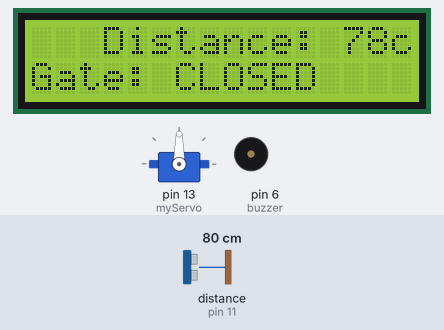
A sketch run on a simulated Arduino Uno, built with avr-gcc and run on an emulated ATmega328P. Parts: servo, 16×2 character LCD, buzzer (waves = sounding). Wiring (inferred from the names in the program): ultrasonic range finder: trigger pin 12; echo pin 11. The test bench sets the inputs (shaded band); at power-on: distance to the obstacle (sensor on pin 11) 80 cm. The echo pulse lasts 58.3 µs per cm; what the sketch prints to the serial monitor is not drawn.

Above: at 1.2 s.
1.3 s: distance to the obstacle (sensor on pin 11) set to 30 cm
At 2.5 s:
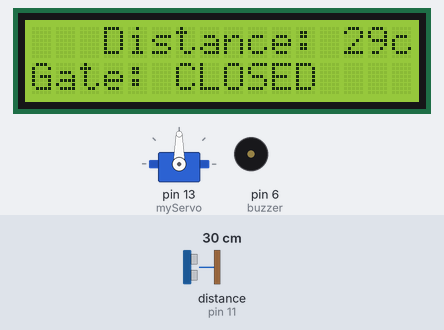
2.8 s: distance to the obstacle (sensor on pin 11) set to 24 cm
At 3.6 s:
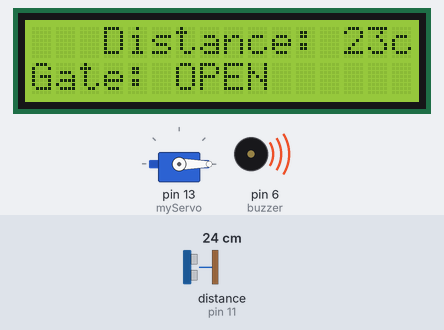
4.4 s: distance to the obstacle (sensor on pin 11) set to 2 cm
At 5.2 s:
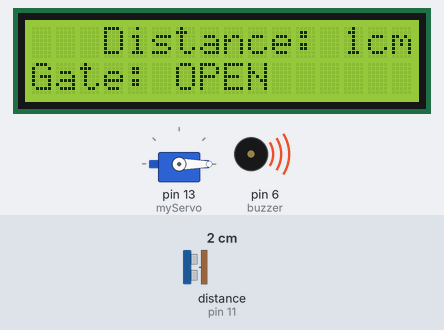
Timing chart, 0 to 7.4 s (numbered marks = the images above; inputs shaded):
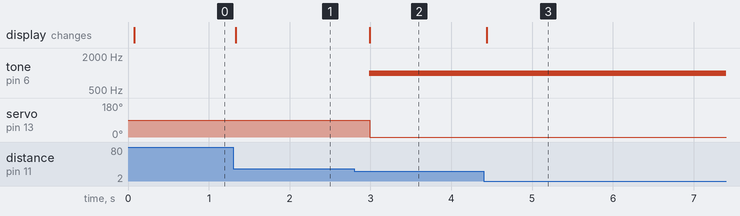

The sketch:

code.ino
```cpp
// C++ code
//
#include <Servo.h>
#include <LiquidCrystal.h>

#define echoPin 11
#define trigPin 12

Servo myServo;
int buzzer = 6;

long duration;
int distance;

LiquidCrystal lcd(10,9,2,3,4,5);

void setup()
{
  Serial.begin(9600);

  pinMode(buzzer, OUTPUT);
  pinMode(echoPin, INPUT);
  pinMode(trigPin, OUTPUT);

  myServo.attach(13);
  myServo.write(90);

  lcd.begin(16, 2);
  lcd.home();

}

void loop()
{
  digitalWrite(trigPin, LOW);
  delayMicroseconds(2);
  digitalWrite(trigPin, HIGH);
  delayMicroseconds(10);
  digitalWrite(trigPin, LOW);

  duration = pulseIn(echoPin, HIGH);
  distance = duration * 0.034 / 2;

  Serial.print("Distance: ");
  Serial.print(distance);
  Serial.println(" cm");

  lcd.setCursor(3, 0);
  lcd.print("Distance: ");
  if (distance < 345) {
   lcd.print(distance);
   lcd.print("cm  ");
  }

  if (distance <= 25)
  {
    tone(buzzer, 1000);
    myServo.write(0);

    lcd.setCursor(0, 1);
    lcd.print("Gate: OPEN       ");
  }
  else
  {
    noTone(buzzer);
    myServo.write(90);

    lcd.setCursor(0, 1);
    lcd.print("Gate: CLOSED     ");
  }

  delay(200);
}
```

Measured:
- the behaviour switches between 27 and 26 cm on distance to the obstacle (sensor on pin 11) (found by bisection; images 1 and 2)
- after the input at 1.3 s, the display: changes at once (image 1)
- after the input at 2.8 s, tone on pin 6 (buzzer): silent → 1000 Hz after 0.19 s; servo on pin 13 (myServo): 90° → 0° after 0.19 s; the display: changes after 0.19 s (image 2)
- after the input at 4.4 s, the display: changes at once (image 3)
